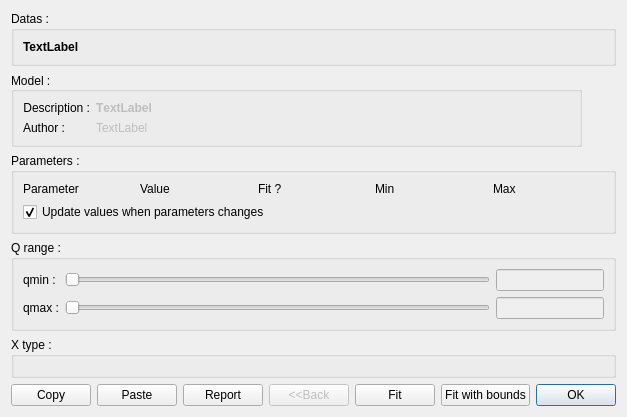
<?xml version="1.0" encoding="UTF-8"?>
<ui version="4.0">
 <class>dlgModel</class>
 <widget class="QDialog" name="dlgModel">
  <property name="windowModality">
   <enum>Qt::NonModal</enum>
  </property>
  <property name="geometry">
   <rect>
    <x>0</x>
    <y>0</y>
    <width>589</width>
    <height>376</height>
   </rect>
  </property>
  <property name="windowTitle">
   <string>Dialog</string>
  </property>
  <layout class="QVBoxLayout" name="verticalLayout">
   <property name="sizeConstraint">
    <enum>QLayout::SetFixedSize</enum>
   </property>
   <item>
    <widget class="QGroupBox" name="groupBox_2">
     <property name="title">
      <string>Datas :</string>
     </property>
     <layout class="QVBoxLayout" name="verticalLayout_4">
      <item>
       <widget class="QLabel" name="labelDatas">
        <property name="font">
         <font>
          <weight>75</weight>
          <italic>false</italic>
          <bold>true</bold>
         </font>
        </property>
        <property name="text">
         <string>TextLabel</string>
        </property>
       </widget>
      </item>
     </layout>
    </widget>
   </item>
   <item>
    <widget class="QGroupBox" name="groupBox">
     <property name="minimumSize">
      <size>
       <width>0</width>
       <height>70</height>
      </size>
     </property>
     <property name="maximumSize">
      <size>
       <width>571</width>
       <height>95</height>
      </size>
     </property>
     <property name="title">
      <string>Model :</string>
     </property>
     <property name="alignment">
      <set>Qt::AlignLeading|Qt::AlignLeft|Qt::AlignVCenter</set>
     </property>
     <layout class="QFormLayout" name="formLayout">
      <item row="0" column="0">
       <widget class="QLabel" name="label_3">
        <property name="text">
         <string>Description :</string>
        </property>
        <property name="alignment">
         <set>Qt::AlignRight|Qt::AlignTrailing|Qt::AlignVCenter</set>
        </property>
       </widget>
      </item>
      <item row="0" column="1">
       <widget class="QLabel" name="labelDescription">
        <property name="enabled">
         <bool>false</bool>
        </property>
        <property name="palette">
         <palette>
          <active>
           <colorrole role="Mid">
            <brush brushstyle="SolidPattern">
             <color alpha="255">
              <red>170</red>
              <green>0</green>
              <blue>0</blue>
             </color>
            </brush>
           </colorrole>
           <colorrole role="Text">
            <brush brushstyle="SolidPattern">
             <color alpha="255">
              <red>170</red>
              <green>0</green>
              <blue>0</blue>
             </color>
            </brush>
           </colorrole>
          </active>
          <inactive>
           <colorrole role="Mid">
            <brush brushstyle="SolidPattern">
             <color alpha="255">
              <red>170</red>
              <green>0</green>
              <blue>0</blue>
             </color>
            </brush>
           </colorrole>
           <colorrole role="Text">
            <brush brushstyle="SolidPattern">
             <color alpha="255">
              <red>170</red>
              <green>0</green>
              <blue>0</blue>
             </color>
            </brush>
           </colorrole>
          </inactive>
          <disabled>
           <colorrole role="Mid">
            <brush brushstyle="SolidPattern">
             <color alpha="255">
              <red>170</red>
              <green>0</green>
              <blue>0</blue>
             </color>
            </brush>
           </colorrole>
           <colorrole role="Text">
            <brush brushstyle="SolidPattern">
             <color alpha="255">
              <red>120</red>
              <green>120</green>
              <blue>120</blue>
             </color>
            </brush>
           </colorrole>
          </disabled>
         </palette>
        </property>
        <property name="font">
         <font>
          <weight>75</weight>
          <bold>true</bold>
          <kerning>false</kerning>
         </font>
        </property>
        <property name="text">
         <string>TextLabel</string>
        </property>
       </widget>
      </item>
      <item row="1" column="0">
       <widget class="QLabel" name="label_5">
        <property name="text">
         <string>Author :</string>
        </property>
        <property name="alignment">
         <set>Qt::AlignRight|Qt::AlignTrailing|Qt::AlignVCenter</set>
        </property>
       </widget>
      </item>
      <item row="1" column="1">
       <widget class="QLabel" name="labelAuthor">
        <property name="enabled">
         <bool>false</bool>
        </property>
        <property name="text">
         <string>TextLabel</string>
        </property>
       </widget>
      </item>
     </layout>
    </widget>
   </item>
   <item>
    <widget class="QGroupBox" name="gbParameters">
     <property name="title">
      <string>Parameters :</string>
     </property>
     <layout class="QVBoxLayout" name="verticalLayout_3">
      <item>
       <layout class="QGridLayout" name="gridParameters">
        <item row="0" column="1">
         <widget class="QLabel" name="label_6">
          <property name="text">
           <string>Value</string>
          </property>
         </widget>
        </item>
        <item row="0" column="2">
         <widget class="QLabel" name="label_7">
          <property name="text">
           <string>Fit ?</string>
          </property>
         </widget>
        </item>
        <item row="0" column="3">
         <widget class="QLabel" name="label_8">
          <property name="text">
           <string>Min</string>
          </property>
         </widget>
        </item>
        <item row="0" column="4">
         <widget class="QLabel" name="label_9">
          <property name="text">
           <string>Max</string>
          </property>
         </widget>
        </item>
        <item row="0" column="0">
         <widget class="QLabel" name="label_4">
          <property name="text">
           <string>Parameter</string>
          </property>
         </widget>
        </item>
       </layout>
      </item>
      <item>
       <widget class="QCheckBox" name="updateFit">
        <property name="text">
         <string>Update values when parameters changes</string>
        </property>
        <property name="checked">
         <bool>true</bool>
        </property>
       </widget>
      </item>
     </layout>
    </widget>
   </item>
   <item>
    <widget class="QGroupBox" name="groupBox_3">
     <property name="title">
      <string>Q range :</string>
     </property>
     <layout class="QGridLayout" name="gridLayout">
      <item row="0" column="1">
       <layout class="QGridLayout" name="gridLayout_3">
        <item row="0" column="0">
         <widget class="QLabel" name="label">
          <property name="text">
           <string>qmin :</string>
          </property>
         </widget>
        </item>
        <item row="1" column="1">
         <widget class="QSlider" name="sliderQmax">
          <property name="orientation">
           <enum>Qt::Horizontal</enum>
          </property>
         </widget>
        </item>
        <item row="1" column="0">
         <widget class="QLabel" name="label_2">
          <property name="text">
           <string>qmax :</string>
          </property>
         </widget>
        </item>
        <item row="0" column="1">
         <widget class="QSlider" name="sliderQmin">
          <property name="orientation">
           <enum>Qt::Horizontal</enum>
          </property>
         </widget>
        </item>
        <item row="0" column="2">
         <widget class="QLineEdit" name="editQmin">
          <property name="enabled">
           <bool>false</bool>
          </property>
          <property name="sizePolicy">
           <sizepolicy hsizetype="Fixed" vsizetype="Fixed">
            <horstretch>0</horstretch>
            <verstretch>0</verstretch>
           </sizepolicy>
          </property>
          <property name="minimumSize">
           <size>
            <width>50</width>
            <height>0</height>
           </size>
          </property>
         </widget>
        </item>
        <item row="1" column="2">
         <widget class="QLineEdit" name="editQmax">
          <property name="enabled">
           <bool>false</bool>
          </property>
          <property name="sizePolicy">
           <sizepolicy hsizetype="Fixed" vsizetype="Fixed">
            <horstretch>0</horstretch>
            <verstretch>0</verstretch>
           </sizepolicy>
          </property>
          <property name="minimumSize">
           <size>
            <width>50</width>
            <height>0</height>
           </size>
          </property>
         </widget>
        </item>
       </layout>
      </item>
     </layout>
    </widget>
   </item>
   <item>
    <widget class="QGroupBox" name="groupPlotExp">
     <property name="title">
      <string>X type :</string>
     </property>
     <layout class="QVBoxLayout" name="verticalLayout_2">
      <item>
       <layout class="QGridLayout" name="gridLayoutPlotExp"/>
      </item>
     </layout>
    </widget>
   </item>
   <item>
    <layout class="QGridLayout" name="gridLayout_4">
     <item row="0" column="5">
      <widget class="QPushButton" name="btnFit">
       <property name="text">
        <string>Fit</string>
       </property>
       <property name="flat">
        <bool>false</bool>
       </property>
      </widget>
     </item>
     <item row="0" column="6">
      <widget class="QPushButton" name="btnFitBounds">
       <property name="text">
        <string>Fit with bounds</string>
       </property>
      </widget>
     </item>
     <item row="0" column="3">
      <widget class="QPushButton" name="btnReport">
       <property name="text">
        <string>Report</string>
       </property>
      </widget>
     </item>
     <item row="0" column="2">
      <widget class="QPushButton" name="btnPaste">
       <property name="text">
        <string>Paste</string>
       </property>
      </widget>
     </item>
     <item row="0" column="1">
      <widget class="QPushButton" name="btnCopy">
       <property name="text">
        <string>Copy</string>
       </property>
      </widget>
     </item>
     <item row="0" column="7">
      <widget class="QDialogButtonBox" name="buttonBox">
       <property name="layoutDirection">
        <enum>Qt::LeftToRight</enum>
       </property>
       <property name="orientation">
        <enum>Qt::Horizontal</enum>
       </property>
       <property name="standardButtons">
        <set>QDialogButtonBox::Ok</set>
       </property>
       <property name="centerButtons">
        <bool>false</bool>
       </property>
      </widget>
     </item>
     <item row="0" column="4">
      <widget class="QPushButton" name="btnBack">
       <property name="enabled">
        <bool>false</bool>
       </property>
       <property name="text">
        <string>&lt;&lt;Back</string>
       </property>
      </widget>
     </item>
    </layout>
   </item>
  </layout>
 </widget>
 <resources/>
 <connections>
  <connection>
   <sender>buttonBox</sender>
   <signal>accepted()</signal>
   <receiver>dlgModel</receiver>
   <slot>accept()</slot>
   <hints>
    <hint type="sourcelabel">
     <x>248</x>
     <y>254</y>
    </hint>
    <hint type="destinationlabel">
     <x>157</x>
     <y>274</y>
    </hint>
   </hints>
  </connection>
  <connection>
   <sender>buttonBox</sender>
   <signal>rejected()</signal>
   <receiver>dlgModel</receiver>
   <slot>reject()</slot>
   <hints>
    <hint type="sourcelabel">
     <x>316</x>
     <y>260</y>
    </hint>
    <hint type="destinationlabel">
     <x>286</x>
     <y>274</y>
    </hint>
   </hints>
  </connection>
 </connections>
</ui>
